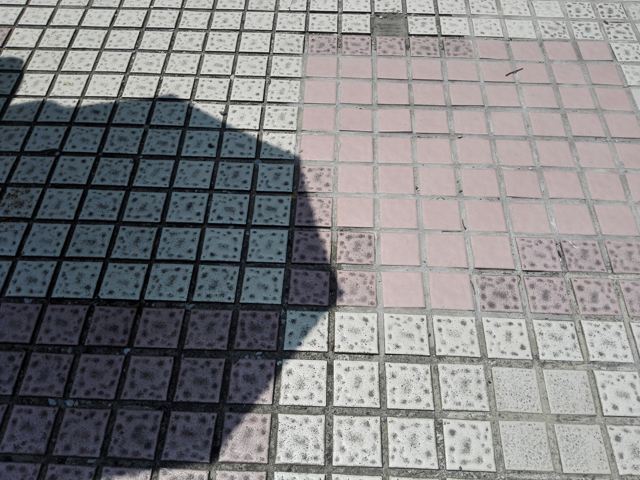
#> input picture dataset/test/test_A/105-6.png, 640 x 480 px; its folder holds only this picture in this run
$ python create_shadow_map.py
#> lines starting #> are read from the running program, lines starting #| are printed output that depends on the picture
#> in process_all_images_ratio, shadow_img is the input picture: shape (480, 640, 3); mean B, G, R 131.8, 130.1, 130.5
import cv2
import numpy as np
from pathlib import Path

def create_shadow_map_ratio(shadow_img, shadow_free_img, ratio_threshold):

#> called with ratio_threshold = 1.2
    shadow_gray = cv2.cvtColor(shadow_img, cv2.COLOR_BGR2GRAY).astype(np.float32)
    shadow_free_gray = cv2.cvtColor(shadow_free_img, cv2.COLOR_BGR2GRAY).astype(np.float32)


    shadow_gray = cv2.GaussianBlur(shadow_gray, (5,5), 0)
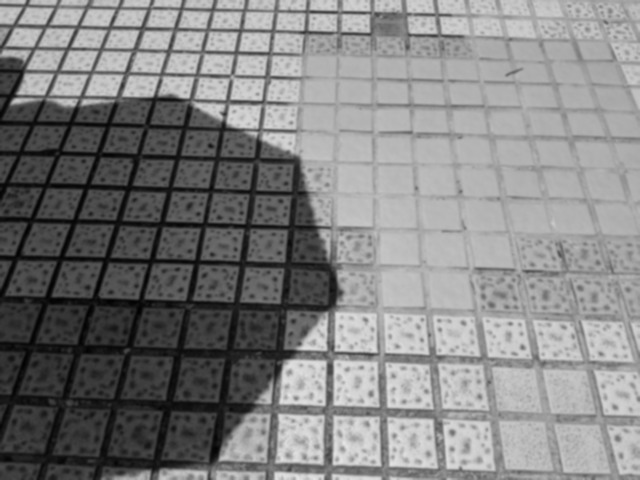
#> shadow_gray: shape (480, 640) float32; min 1.23, max 229.6, mean 130.4
    shadow_free_gray = cv2.GaussianBlur(shadow_free_gray, (5,5), 0)

    shadow_gray = np.maximum(shadow_gray, 1.0)
    ratio = shadow_free_gray / shadow_gray
#> ratio: shape (480, 640) float32; every value is 1

    shadow_mask = ratio > ratio_threshold
#> shadow_mask: shape (480, 640) bool; every value is 0
    shadow_map = (shadow_mask.astype(np.uint8) * 255)


    # remove noise
    kernel = np.ones((7, 7), np.uint8)
    shadow_map = cv2.morphologyEx(shadow_map, cv2.MORPH_OPEN, kernel)
    shadow_map = cv2.morphologyEx(shadow_map, cv2.MORPH_CLOSE, kernel)
    shadow_map = cv2.dilate(shadow_map, np.ones((5,5), np.uint8), iterations=1)

    return shadow_map


def process_all_images_ratio(ratio_threshold):

    shadow_dir = Path('./dataset/test/test_A')
    shadow_free_dir = Path('./dataset/test/test_C')
    output_dir = Path('./dataset/test/test_B')
    output_dir.mkdir(parents=True, exist_ok=True)
    shadow_images = list(shadow_dir.glob('*.png'))


    processed_count = 0

    for shadow_path in shadow_images:

        shadow_free_path = shadow_free_dir / shadow_path.name

        shadow_img = cv2.imread(str(shadow_path))
        shadow_free_img = cv2.imread(str(shadow_free_path))

        shadow_map = create_shadow_map_ratio(shadow_img, shadow_free_img, ratio_threshold)

        output_path = output_dir / shadow_path.name
        cv2.imwrite(str(output_path), shadow_map)

        processed_count += 1
        if processed_count % 10 == 0:
            print(f"processed {processed_count}/{len(shadow_images)} images")


    print(f"shadow maps saved to: {output_dir}")


if __name__ == "__main__":
    process_all_images_ratio(1.2)

$ run again, on dataset/test/test_A/112-2.png
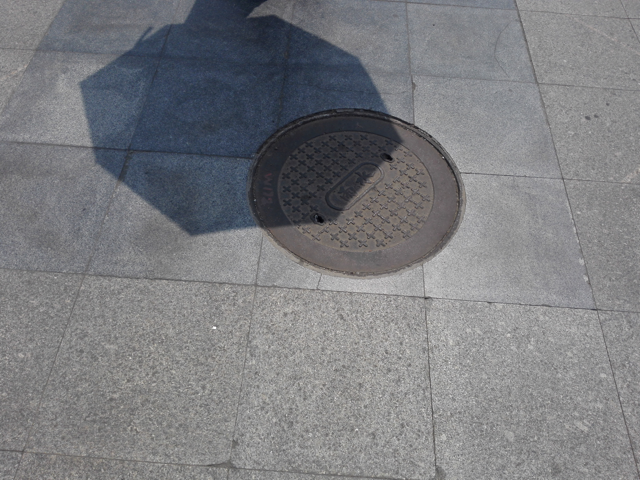
#> input picture dataset/test/test_A/112-2.png, 640 x 480 px
#> in process_all_images_ratio, shadow_img is the input picture: shape (480, 640, 3); mean B, G, R 127.5, 124.2, 123.3
#> in create_shadow_map_ratio, `shadow_gray = cv2.cvtColor(shadow_img, cv2.COLOR_BGR2GRAY).astype(np.f..`:
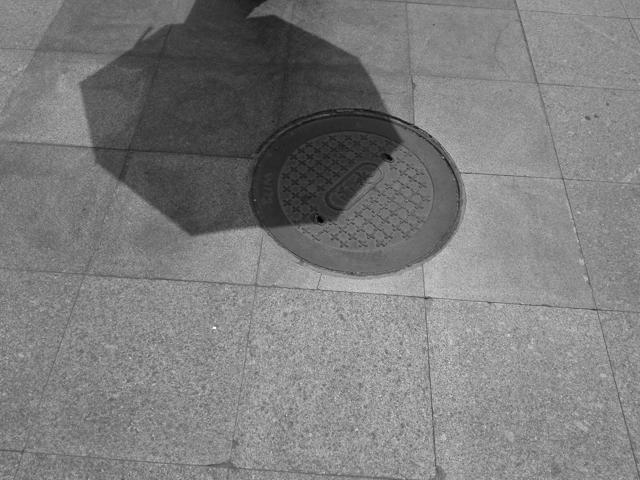
#> shadow_gray: shape (480, 640) float32; min 1, max 255, mean 124.3
#> ratio: shape (480, 640) float32; every value is 1
#> shadow_mask: shape (480, 640) bool; every value is 0
